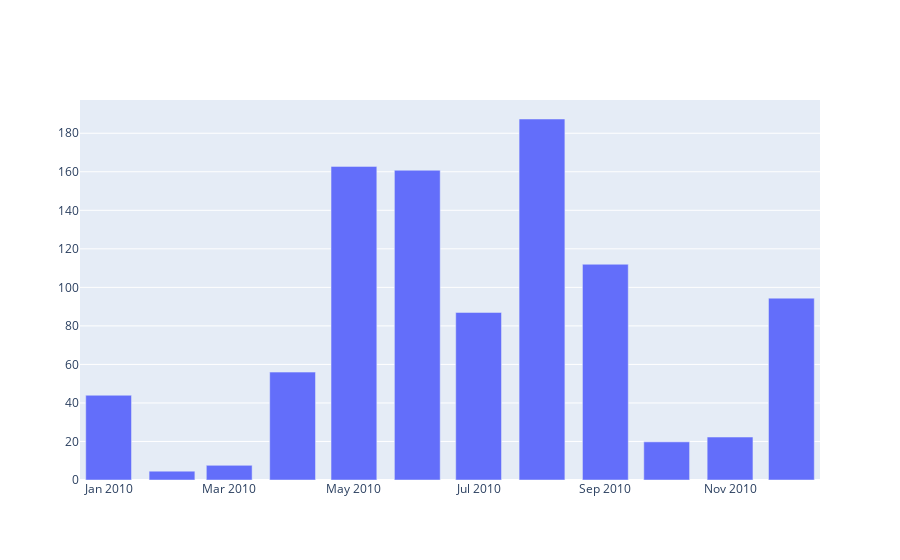

The cell this chart's notebook holds for it:
### Code cell
bar1 = go.Bar(x=data_2010["DATE"], y=data_2010['Auckland'])
go.Figure(bar1)

### Figure 1 — Plotly figure (JSON) as saved in the notebook; plotly's stock layout.template omitted (floating-point values rounded to 4 significant figures)
{"data": [{"type": "bar", "x": ["2010-01", "2010-02", "2010-03", "2010-04", "2010-05", "2010-06", "2010-07", "2010-08", "2010-09", "2010-10", "2010-11", "2010-12"], "y": [44, 4.6, 7.6, 56, 162.8, 160.8, 87, 187.4, 112, 19.8, 22.3, 94.4]}], "layout": {}}
